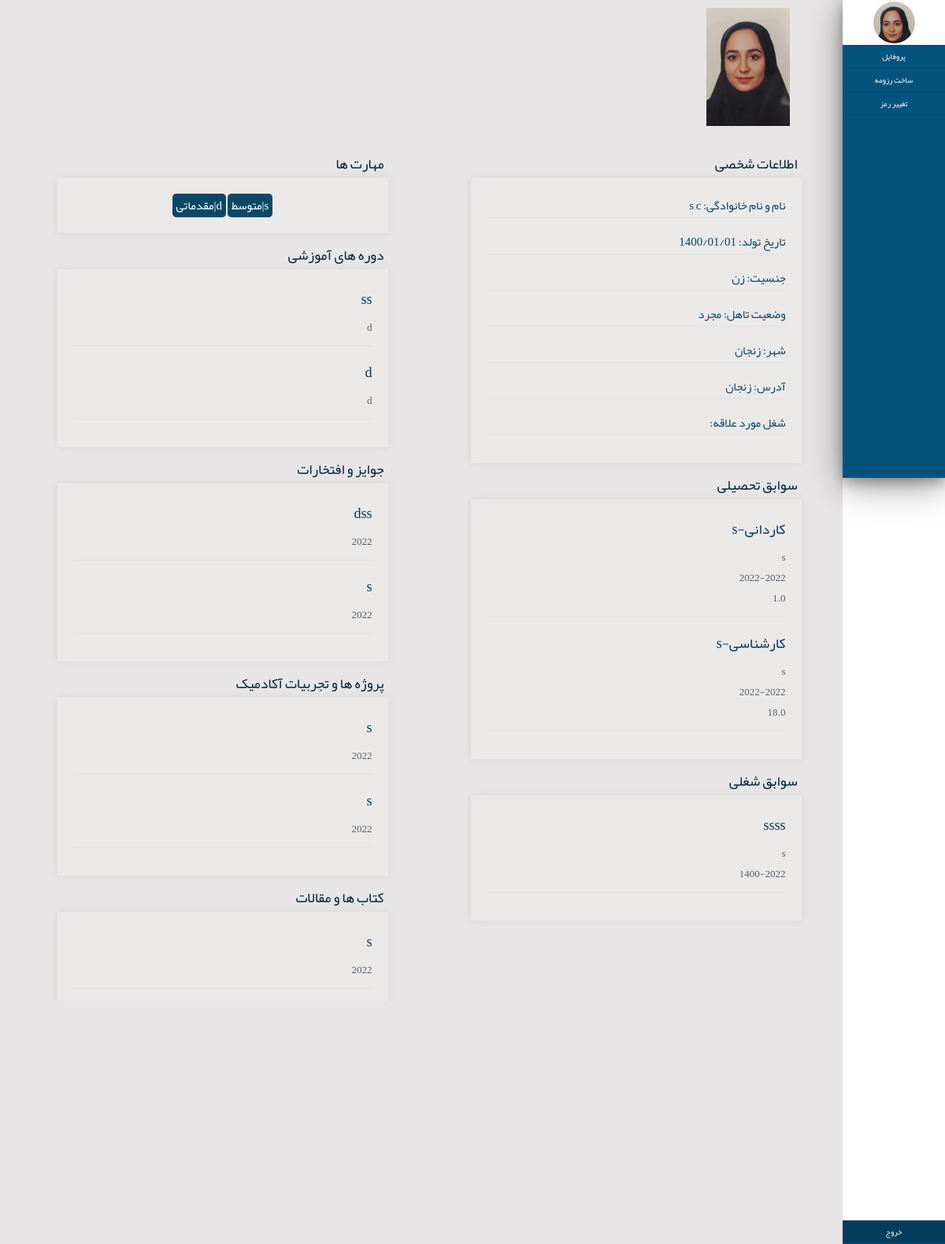
/accounts/resumeprofile/ (signed in), run on the app's committed database.
### accounts/models.py (models this page shows, shortened)
class ProfileModel(models.Model):
    class Meta:
        verbose_name="profiles"
        verbose_name_plural="profiles"
    user=models.OneToOneField(User,on_delete=CASCADE,verbose_name="کاربری",related_name="profile")
    male=1
    female=2
    status_choices=((male,"مرد"),(female,"زن"))
    gender=models.IntegerField(choices=status_choices,verbose_name="جنسیت",null=True)
    single=1
    married=2
    status_choices1=((single,"مجرد"),(married,"متاهل"))
    marital_status=models.IntegerField(choices=status_choices1,verbose_name="وضعیت تاهل",null=True,blank=False)
    city=models.CharField(max_length=100,verbose_name="شهر محل سکونت",null=True,blank=False)
    address=models.CharField(max_length=300,verbose_name="آدرس",null=True,blank=False)
    birthday=models.DateField(verbose_name="تاریخ تولد",null=True,blank=False)
    Expected_Salary=models.IntegerField(verbose_name="حقوق درخواستی",null=True,blank=False)
    intrested_job=models.CharField(max_length=100,verbose_name="شغل مورد علاقه",null=True,blank=False)
    ProfileImage=models.ImageField(upload_to='profileimages/',verbose_name="عکس")

class aducationModel(models.Model):
    class Meta:
        verbose_name="سوابق تحصیلی"
        verbose_name_plural="سوابق تحصیلی"
    aducations = models.ForeignKey(ProfileModel, on_delete=models.CASCADE)
    Associate=1
    Bachelor=2
    Master=3
    phD=4
    status_choices2=((Associate,"کاردانی"),
                    (Bachelor,"کارشناسی"),
                    (Master,"کارشناسی ارشد"),
                    (phD,"دکترا"))
    degree_level=models.IntegerField(choices=status_choices2,verbose_name="مقطع تحصیلی",null=True)
    major=models.CharField(max_length=100,verbose_name="رشته تحصیلی",null=True)
    university=models.CharField(max_length=100,verbose_name="دانشگاه",null=True)
    gpa=models.FloatField(verbose_name="معدل",null=True)
    from_year=models.DateField(verbose_name="سال شروع",null=True)
    to_year=models.DateField(verbose_name="سال پایان",null=True)

class workexperienceModel(models.Model):
    class Meta:
        verbose_name="سوابق شغلی"
        verbose_name_plural="سوابق شغلی"
    jobs = models.ForeignKey(ProfileModel, on_delete=models.CASCADE)
    job_area=models.CharField(max_length=100,null=True,blank=True)
    job_title=models.CharField(max_length=100,verbose_name="عنوان شغل")
    company_name=models.CharField(max_length=100,verbose_name="نام شرکت")
    start_time=models.DateField(verbose_name="تاریخ شروع",null=True)
    end_time=models.DateField(verbose_name="تاریخ پایان",null=True)

class skillsModel(models.Model):
    class Meta:
        verbose_name="مهارت ها"
        verbose_name_plural="مهارت ها"
    skills = models.ForeignKey(ProfileModel, on_delete=models.CASCADE)
    skillname=models.CharField(max_length=100,verbose_name="مهارت")
    Basic=1
    intermidiate=2
    advanced=3
    status_choices=((Basic,"مقدماتی"),
                    (intermidiate,"متوسط"),
                    (advanced,"پیشرفته"))
    levelofskill=models.IntegerField(choices=status_choices,verbose_name="سطح مهارت",null=True)

class coursesModel(models.Model):
    class Meta:
        verbose_name="دوره های آموزشی"
        verbose_name_plural="دوره های آموزشی"
    courses=models.ForeignKey(ProfileModel, on_delete=models.CASCADE)
    coursesname=models.CharField(max_length=300,verbose_name="نام دوره آموزشی")
    institute=models.CharField(max_length=300,verbose_name="نام آموزشگاه")
    certificate=models.URLField(null=True,blank=True)

class awardsModel(models.Model):
    class Meta:
        verbose_name="جوایزو افتخارات"
        verbose_name_plural="جوایزو افتخارات"
    awards=models.ForeignKey(ProfileModel, on_delete=models.CASCADE)
    award_title=models.CharField(max_length=300,verbose_name="عنوان")
    dateofaward=models.DateField(verbose_name="سال")

class projectsModel(models.Model):
    class Meta:
        verbose_name="پروژه ها و تجربیات آکادمیک"
        verbose_name_plural="پروژه ها و تجربیات آکادمیک"
    projects=models.ForeignKey(ProfileModel, on_delete=models.CASCADE)
    project_title=models.CharField(max_length=300,verbose_name="عنوان")
    dateofproject=models.DateField(verbose_name="سال",null=True)

class articlesModel(models.Model):
    class Meta:
        verbose_name="کتاب ها و مقالات"
        verbose_name_plural="کتاب ها و مقالات"
    articles=models.ForeignKey(ProfileModel, on_delete=models.CASCADE)
    article_title=models.CharField(max_length=500,verbose_name="عنوان")
    dateofarticle=models.DateField(verbose_name="سال",null=True)

### accounts/views.py (the view)
# urls.py: path('resumeprofile/',views.resumeprofileview),
@login_required
def resumeprofileview(request):
    resumeprofile=request.user.profile
    skill=skillsModel.objects.filter(skills_id=resumeprofile)
    aducation=aducationModel.objects.filter(aducations_id=resumeprofile)
    award=awardsModel.objects.filter(awards_id=resumeprofile)
    article=articlesModel.objects.filter(articles_id=resumeprofile)
    course=coursesModel.objects.filter(courses_id=resumeprofile)
    language=languagesModel.objects.filter(languages_id=resumeprofile)
    project=projectsModel.objects.filter(projects_id=resumeprofile)
    workexperience=workexperienceModel.objects.filter(jobs_id=resumeprofile)
    context={
        "resumeprofile":resumeprofile,
        "skill":skill,
        "aducation":aducation,
        "award":award,
        "article":article,
        "course":course,
        "language":language,
        "project":project,
        "workexperience":workexperience,
    }
    return render(request,"accounts/resumeprofile.html",context)

### accounts/templates/accounts/resumeprofile.html (shortened to what this page needs)
{%load static%}
<!DOCTYPE html>
<html lang="en">
<head>
    <link rel="stylesheet" href="{%static 'css/styless.css'%}">
</head>
<body>
    <body dir="rtl">
        <div class="container bodyy">
            <div class="main_container">
                <div class="nav-md">
                    <div class="shadoww">
                        <div class="navbar nav_title">
                            <div class="navbar circular--portrait" >
                                <img src="{{ resumeprofile.ProfileImage.url }}" alt="...">
                            </div>
                        </div>
                        <div class="sidebarmenu">
                            <div >
                               <div class="side-menu sidbarmenu-contain"><a href="/accounts/profile"  style="text-decoration: none;color:white;">پروفایل</a></div>
                               <div class="side-menu sidbarmenu-contain"><a href="#" style="text-decoration: none;color:white;">ساخت رزومه</a></div>
                               <div class="side-menu sidbarmenu-contain"><a href="/accounts/password" style="text-decoration: none;color:white;">تغییر رمز</a></div>
                               <div class="side-menu sidbarmenu-contain sidebar-bottom"><a href="/accounts/logout" style="text-decoration: none;color:white;">خروج</a></div>
                            </div>
                        </div>
                    </div>
                </div>
            <div class="boxxrtl"  style="min-height: 607px;">
                    <div class="imgbox">
                        <img src="{{ resumeprofile.ProfileImage.url }}" style="width: 100%;align-items: right;">
                    </div>
                    <div  style="width: 40%;float: right;height: 420px ; margin-left: 5%; margin-right: 5%;" >
                        <p class="resumesectiontitle">اطلاعات شخصی</p>
                        <div class="formresume">
                            <p class="profil">نام و نام خانوادگی:&nbsp;{{ resumeprofile.user.get_full_name |default:""}}</p>
                            <p class="profil">تاریخ تولد:&nbsp;{{ resumeprofile.birthday|date:'Y/m/d' }}</p>
                            <p class="profil">جنسیت:&nbsp;{{ resumeprofile.get_gender_display |default:""}}</p>
                            <p class="profil">وضعیت تاهل:&nbsp;{{ resumeprofile.get_marital_status_display|default:"" }}</p>
                            <p class="profil"> شهر:&nbsp;{{ resumeprofile.city |default:""}}</p>
                            <p class="profil">آدرس:&nbsp;{{ resumeprofile.address|default:"" }}</p>
                            <p class="profil">شغل مورد علاقه:&nbsp;{{ resumeprofile.intrested_job |default:""}}</p>
                        </div>
                        <p class="resumesectiontitle">سوابق تحصیلی</p>
                        <div class="formresume">
                            {% for educations in aducation %}
                                <div class="profil">
                                    <p class="subtitle1"> {{educations.get_degree_level_display|default:"" }}-{{ educations.major|default:"" }}</p>
                                    <p class="subtitle2">{{ educations.university|default:"" }}
                                    <br>{{ educations.from_year|default:""|date:'Y' }}-{{ educations.to_year |default:""|date:'Y'}}
                                    <br>{{ educations.gpa|default:"" }}</p>
                                </div>
                            {% endfor%}
                        </div>
                        <p class="resumesectiontitle">سوابق شغلی</p>
                        <div class="formresume">
                            {% for workexperiences in workexperience %}
                            <div class="profil">
                                <p class="subtitle1">{{ workexperiences.job_title |default:""}}</p>
                                    <p class="subtitle2">{{ workexperiences.company_name |default:""}}
                                    <br>{{ workexperiences.start_time |default:""|date:'Y'}}-{{ workexperiences.end_time|default:""|date:'Y' }}
                                    </p>
                            </div>
                            {% endfor %}
                        </div>
                    </div>
                    <div style="width: 40%; float: right;height: 420px ; margin-left: 5%; margin-right: 5%;" >
                        <p class="resumesectiontitle">مهارت ها</p>
                        <div class="formresume" >
                            {% for skills in skill %}
                                <p class="skillprofil">{{ skills.skillname|default:""  }}|{{ skills.get_levelofskill_display|default:""  }}</p>
                            {% endfor %}
                        </div>
                        <p class="resumesectiontitle">دوره های آموزشی</p>
                        <div class="formresume">
                            {% for courses in course %}
                                <div class="profil">
                                    <p class="subtitle1">{{ courses.coursesname|default:"" }}</p>
                                    <p class="subtitle2">{{ courses.institute|default:"" }}
                                    </p>
                                </div>
                            {% endfor %}
                        </div>
                        <p class="resumesectiontitle">جوایز و افتخارات</p>
                        <div class="formresume">
                            {% for awards in award %}
                                <div class="profil">
                                    <p class="subtitle1">{{ awards.award_title |default:""}}</p>
                                    <p class="subtitle2">{{ awards.dateofaward|default:""|date:'Y' }}</p>
                                </div>
                            {% endfor %}
                        </div>
                        <p class="resumesectiontitle">پروژه ها و تجربیات آکادمیک</p>
                        <div class="formresume">
                            {% for projects in project %}
                                <div class="profil">
                                    <p class="subtitle1">{{ projects.project_title |default:""}}</p>
                                    <p class="subtitle2">{{ projects.dateofproject|default:"" |date:'Y'}}
                                    </p>
                                </div>
                            {% endfor %}
                        </div>
                        <p class="resumesectiontitle">کتاب ها و مقالات</p>
                        <div class="formresume">
                            {% for articles in article %}
                                <div class="profil">
                                    <p class="subtitle1">{{ articles.article_title |default:""}}</p>
                                    <p class="subtitle2">{{ articles.dateofarticle|default:"" |date:'Y'}}</p>
                                </div>
                            {% endfor %}
                        </div>
                        <p class="resumesectiontitle">زبان ها</p>
                        <div class="formresume">
                            {% for languages in language %}
                                <div class="profil">
                                    <p class="subtitle1">{{ languages.language|default:"" }}</p>
                                    <p class="subtitle2">{{ languages.get_leveloflanguage_display|default:"" }}</p>
                                </div>
                            {% endfor %}
                        </div>
                        <div style=" display:block; align-content: center;">
                            <a href="/accounts/resumeEdit" >
                                <input type="button" value="ویرایش رزومه" class="btn editsubmit" style="margin-top: 50px;margin-bottom: 30px;"  />
                             </a>
                        </div>
                    </div>
            </div>
        </div>
</body>
</html>

### static/css/styless.css (style rules this page uses)
* { margin: 0px; padding: 0px; border: 0px; }
body { font-family: Yekan,IranianSans,Bnazanin; font-size: 10px; }
.container { width: 100%; margin: 0 auto; background:rgba(255, 255, 255); height: 900px; }
.navbar { position: relative; min-height: 50px; margin-bottom: 0px; border: 1px solid transparent; }
.nav-md { min-height: 100%; width: 130px; padding: 0px; position: absolute; display: -ms-flexbox; display: flex; z-index: 1; }
.nav_title { width: 130px; float: left; background: #ffffff; border-radius: 0; height: 57px; }
.circular--portrait { position: relative; width: 55px; height:55px; overflow: hidden; border-radius: 50%; margin: auto; }
.circular--portrait img { width: 100%; height: auto; object-fit: contain; margin-top: -2px; }
.sidebarmenu { background-color: rgb(4, 83, 125); padding: 0px; width: 130px; float: left; height: 550px; }
.sidbarmenu-contain { border-bottom: 1px solid rgb(4, 78, 117); text-align: center; }
.side-menu { width: 130px; height: 30px; padding: 5px; text-align: center; }
.sidebar-bottom { margin-top: 460px; width: 130px; background: rgb(4, 61, 92); position: fixed; bottom: 0px; }
.boxxrtl { padding: 0; margin-right: 130px; padding-top: 10px; padding-left: 20px; text-align: center; background-color: rgb(231, 229, 229); overflow-y: scroll; position: fixed; bottom: 0px; top: 0px; right: 0px; left: 0px; }
.shadoww { width: 130px; box-shadow: 0 10px 45px 0 rgb(0 0 0 / 40%), 0 5px 15px 0 rgb(0 0 0 / 29%); position: fixed; }
img { width: 100%; height: 100%; object-fit: contain; }
.btn { width: 100%; background-color: #2bbfcaf6 ; height: 30px; border:1px solid #ced4da; border-radius: 3.25rem; margin-top: 15px; padding: auto; text-align: center; transition: border-color 0.15s ease-in-out, box-shadow 0.15s ease-in-out; }
.profil { font-size: 15px; text-align: right; padding-right: 0px; margin-bottom: 15px; color: rgb(11 72 104); border-bottom:1px solid rgb(223, 226, 226); }
.subtitle1 { font-size: 18px; text-align: right; padding-right: 0px; margin-bottom: 5px; color: rgb(5, 58, 87); }
.subtitle2 { font-size: 13px; text-align: right; padding-right: 0px; margin-bottom: 10px; color: rgb(84, 96, 104); }
.skillprofil { display: initial; font-size: 15px; text-align: right; padding-right: 0px; margin-bottom: 15px; color: rgb(255, 255, 255); border-radius: 00.3rem; background-color: rgb(11 72 104); padding-left: 5px; padding-right: 5px; }
.imgbox { width: 200px; height: 150px; padding-right: 40px; margin-bottom: 20px; }
.editsubmit { width: 334px; background-color: rgb(40, 99, 131); border-radius: 0.375rem; text-decoration: none; font-size: 20px; color:white; }
.formresume { background: rgba(247, 241, 241, 0.233); box-shadow: 0 0px 10px rgb(95 95 95 / 10%); padding: 20px; }
.resumesectiontitle { font-size: 18px; text-align: right; padding-right: 5px; margin-top: 10px; color: rgb(3, 39, 58); }

### data on the page
ProfileModel: ProfileImage (picture), user.get_full_name "s c", birthday "1400/01/01", gender "زن", marital_status "مجرد", city "زنجان", address "زنجان"
aducationModel: degree_level "کاردانی", major "s", university "s", from_year "2022", to_year "2022", gpa "1.0"
aducationModel: degree_level "کارشناسی", major "s", university "s", from_year "2022", to_year "2022", gpa "18.0"
workexperienceModel: job_title "ssss", company_name "s", start_time "1400", end_time "2022"
skillsModel: skillname "s", levelofskill "متوسط"
skillsModel: skillname "d", levelofskill "مقدماتی"
coursesModel: coursesname "ss", institute "d"
coursesModel: coursesname "d", institute "d"
awardsModel: award_title "dss", dateofaward "2022"
awardsModel: award_title "s", dateofaward "2022"
projectsModel: project_title "s", dateofproject "2022"
projectsModel: project_title "s", dateofproject "2022"
articlesModel: article_title "s", dateofarticle "2022"
